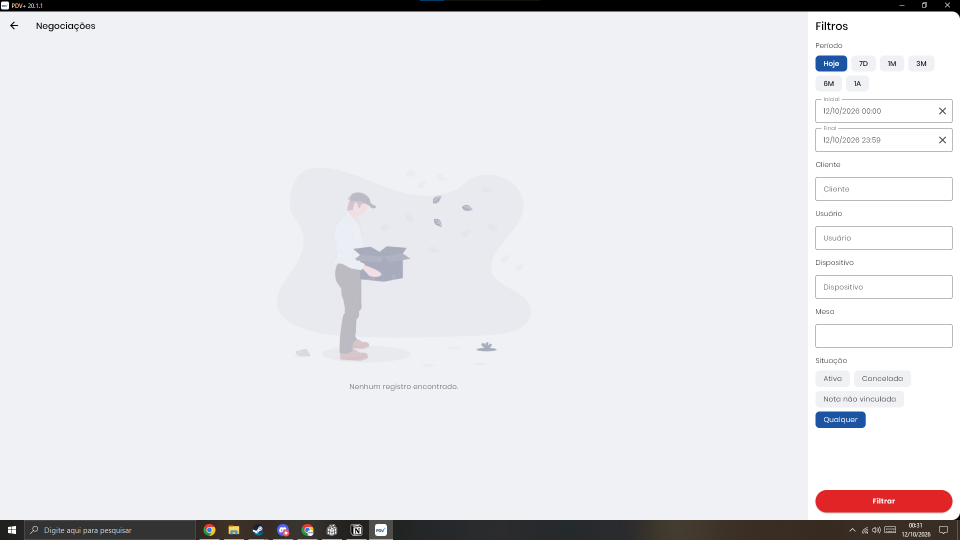
#> input picture testes/filtros.png, 1920 x 1080 px (shown at 1/2 size)
$ python -i ocr.py   (imports and definitions only)
#> lines starting #> are read from the running program, lines starting #| are printed output that depends on the picture; after the words box and inside, x2 and y2 are one past the last pixel; in counts of white or black regions, pixels touching at a corner belong together
#> further down, picture is the input picture: PIL image 1920x1080 RGB; mean R, G, B 228.2, 227.9, 231.3
# -*- coding: utf-8 -*-
"""
Leitura de texto da tela usando o OCR que já vem no Windows 10/11 (Windows.Media.Ocr).
Não precisa instalar nada no computador do cliente.
"""
import asyncio
import re

ESCALA = 2  # ampliar a imagem melhora muito a leitura de fontes pequenas

_engine = None


# [35 lines left out: functions _criar_engine, _bitmap, not called in this run]


# [13 lines not run here, left out]


def tratar(img):
    """Deixa todo texto preto sobre branco, seja ele escuro sobre claro ou branco sobre botão colorido."""
    from PIL import ImageChops, ImageFilter
    g = img.convert("L")
    fundo = g.filter(ImageFilter.MedianFilter(21))
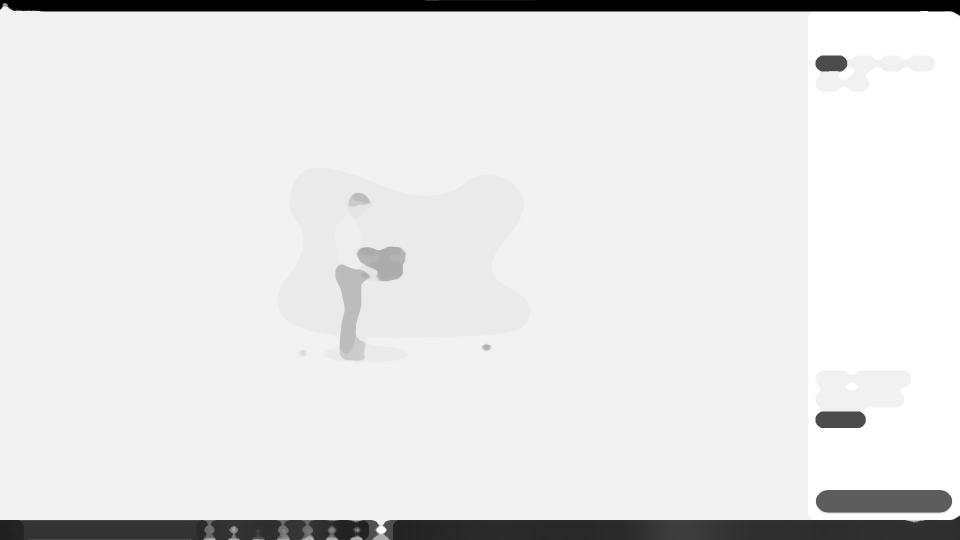
#> fundo: PIL image 1920x1080 L (shown at 1/2 size); min 0, max 255, mean 228.7
    return ImageChops.difference(g, fundo).point(lambda v: 0 if v > 45 else 255).convert("RGB")
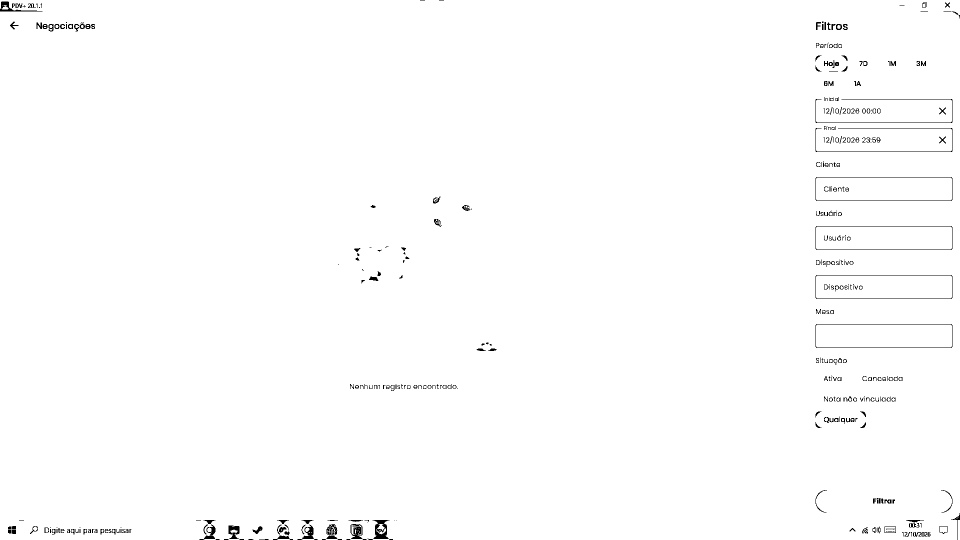
#> returned value: PIL image 1920x1080 RGB (shown at 1/2 size); 99.1% white; black in thin lines or dots


# [23 lines left out: functions ler, _normalizar, not called in this run]


def padrao_numero(numero):
    """numero = '006.39' -> casa '006.39' mas não '006.390', '1006.39' nem '006.3'."""
    return re.compile(r"(?<![\d.])" + re.escape(numero) + r"(?![\d])")


# [22 lines left out: function achar_numero, not called in this run]


def assinatura(linhas):
    """Texto resumido da tela, para saber se a rolagem chegou ao fim (nada mudou)."""
    return "|".join(t for t, _ in linhas)

>>> from PIL import Image
>>> picture = Image.open('testes/filtros.png')
>>> result = tratar(picture)

$ run again, on testes/lista.png
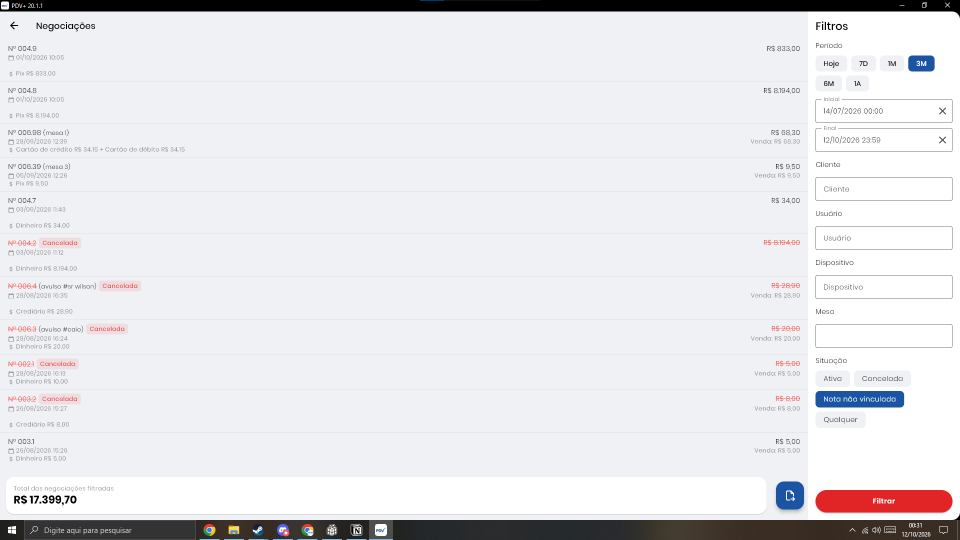
#> input picture testes/lista.png, 1920 x 1080 px (shown at 1/2 size)
#> picture is the input picture: PIL image 1920x1080 RGB; mean R, G, B 228.4, 228, 231.1
#> in tratar, `fundo = g.filter(ImageFilter.MedianFilter(21))`:
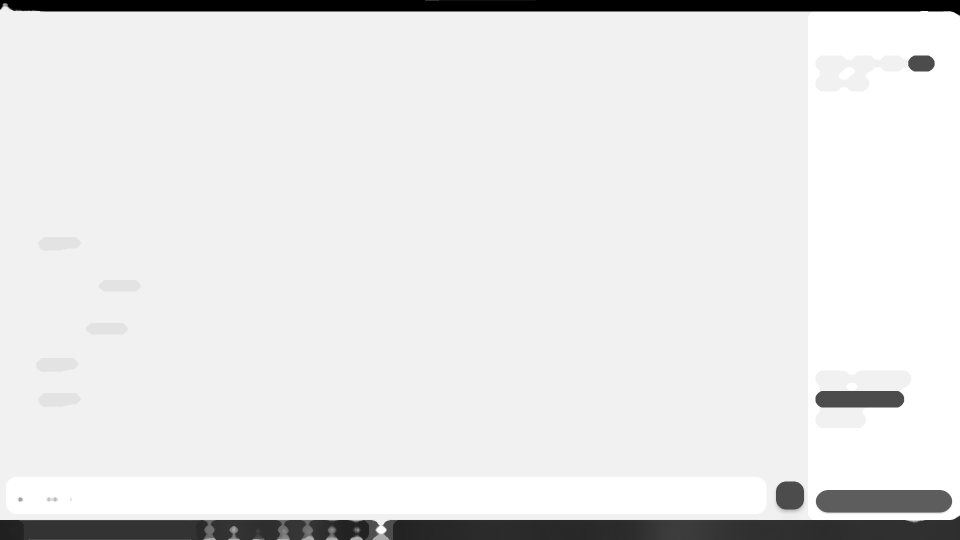
#> fundo: PIL image 1920x1080 L (shown at 1/2 size); min 0, max 255, mean 229.8
#> in tratar, `return ImageChops.difference(g, fundo).point(lambda v: 0 if v > 45 els..`:
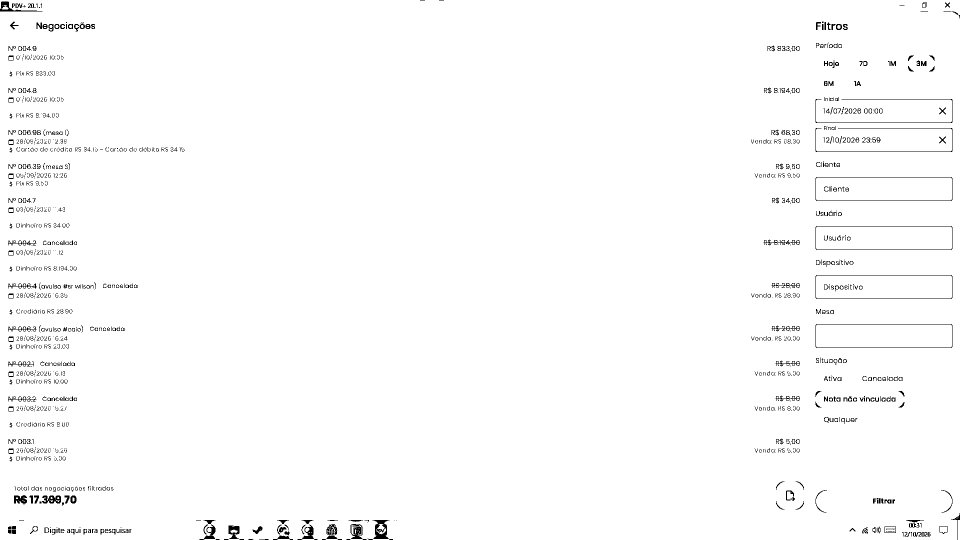
#> returned value: PIL image 1920x1080 RGB (shown at 1/2 size); 98.5% white; black in thin lines or dots

$ run again, on testes/venda.png
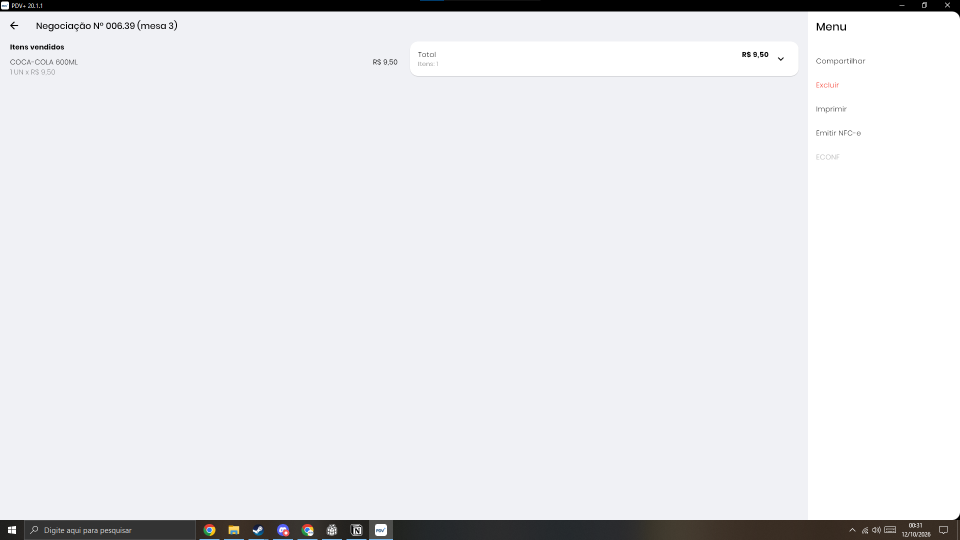
#> input picture testes/venda.png, 1920 x 1080 px (shown at 1/2 size)
#> picture is the input picture: PIL image 1920x1080 RGB; mean R, G, B 230.5, 231.1, 234.1
#> in tratar, `return ImageChops.difference(g, fundo).point(lambda v: 0 if v > 45 els..`:
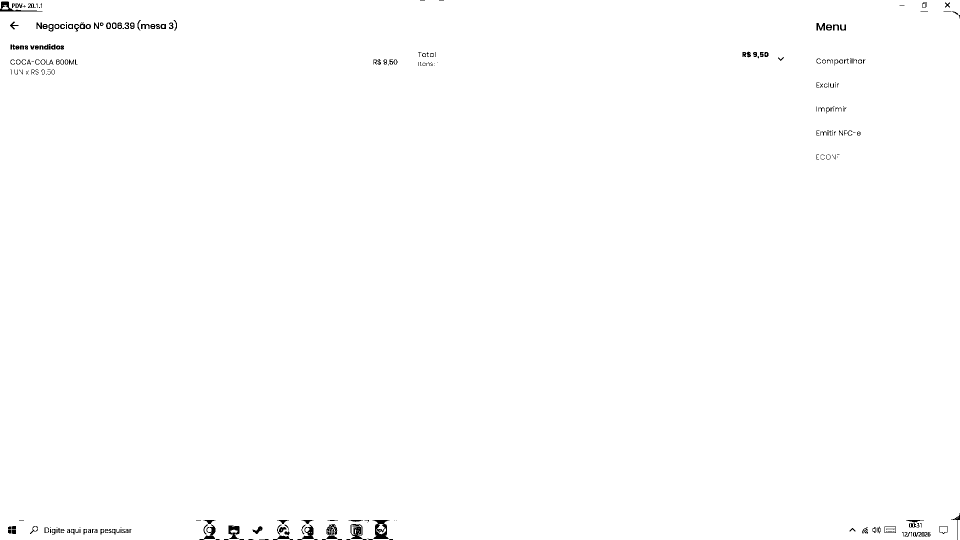
#> returned value: PIL image 1920x1080 RGB (shown at 1/2 size); 99.5% white; 269 black regions (111 under 20 px), largest, box (x1, y1, x2, y2) and area: (745, 1040, 779, 1078) 678, (701, 1048, 733, 1080) 477, (0, 3, 85, 23) 423
